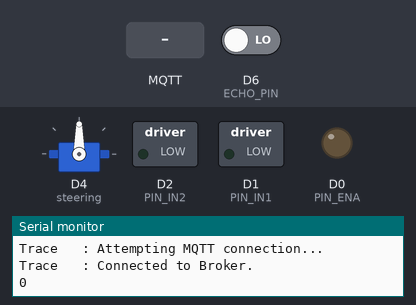
The sketch below on a simulated ESP8266 (NodeMCU). Shown: servo, switched loads named in the sketch (green lamp = pin HIGH), output pins drawn as LEDs (lit = HIGH), the last lines printed to the serial monitor. The test bench sets the inputs (shaded band); at power-on: D6 (ECHO_PIN) LOW. WiFi joins after 1.5 s; servers stay silent unless stated; no MQTT or app messages arrive unless stated; pins used as bus, display or sensor lines are not drawn.

Above: at 3.2 s.
3.3 s: MQTT message "on" arrives on the first subscribed topic
At 5.4 s:
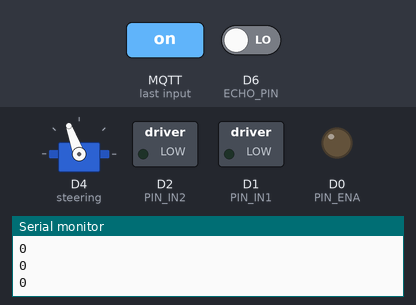
Timing chart, 0 to 6.9 s (numbered marks = the images above; inputs shaded):
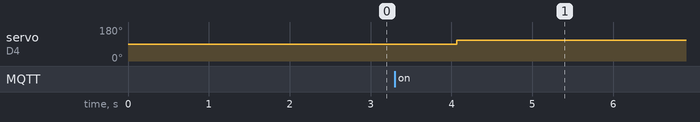

The sketch:

maqiatto.ino
```cpp
#include <ESP8266WiFi.h>
#include <Arduino.h>
#include <Servo.h>
#include "PubSubClient.h"
#include "Credentials.h"

// Definiera konstanter för WiFi timeout och pinnar
#define WIFI_TIMEOUT 1000

#define PIN_ENA D0
#define PIN_IN1 D1
#define PIN_IN2 D2

#define ECHO_PIN D6
#define TRIG_PIN D7

WiFiClient wifiClient;
PubSubClient mqttClient(wifiClient);

boolean mqttInitCompleted = false;
String clientId = "ianterzo.iot.esp.id" + String(ESP.getChipId());

Servo steering;

long lastDuration = 0;

// Funktion för att styra motorn
void moveMotor(int direction, int speed) {
  if (direction == 0) {
    digitalWrite(PIN_IN1, HIGH);
    digitalWrite(PIN_IN2, LOW);
  } else if (direction == 1) {
    digitalWrite(PIN_IN1, LOW);
    digitalWrite(PIN_IN2, HIGH);
  }
  analogWrite(PIN_ENA, speed);
}

// Funktion för att styra servon
void moveServo(int degrees) {
  steering.write(degrees);
}

// Callback-funktion för MQTT-data
void dataCallback(char* topic, byte* payload, unsigned int length) {
  if (strcmp(topic, TOPIC_MOVEMENT) == 0) {
    // Kontrollera om paketet är 2 byte
    if (length == 2) {
      byte byte1 = payload[0];
      byte byte2 = payload[1];

      // Extrahera booleanvärden
      boolean boolean1 = (byte1 >> 1) & 1;
      boolean boolean2 = byte1 & 1;

      // Extrahera heltal
      int integer = byte2;

      if (boolean1 == 0) {
        moveMotor(boolean2, integer);
      } else if (boolean1 == 1) {
        moveServo(integer);
      }
    }
  }
}

void setup() {
  Serial.begin(9600);
  Serial.setDebugOutput(true);

  // Anslut servon till pinne D2
  steering.attach(2);

  // Ställ in motorpinnar som utgångar
  pinMode(PIN_IN1, OUTPUT);
  pinMode(PIN_IN2, OUTPUT);
  pinMode(PIN_ENA, OUTPUT);

  // Ställ in ultraljudssensorpinnar
  pinMode(TRIG_PIN, OUTPUT);
  pinMode(ECHO_PIN, INPUT);

  // Anslut till WiFi-nätverk
  WiFi.begin(STA_SSID, STA_PASS);
  Serial.printf("Waiting for AP connection ...\n");
  while (WiFi.status() != WL_CONNECTED) {
    delay(1000);
    Serial.printf(".");
  }
  IPAddress ip = WiFi.localIP();
  Serial.printf("\nConnected to AP. IP : %d.%d.%d.%d\n", ip[0], ip[1], ip[2], ip[3]);

  // Konfigurera MQTT-klient
  mqttClient.setServer(MQTT_BROKER, MQTT_BROKER_PORT);
  mqttClient.setCallback(dataCallback);  // Ställ in callback-funktionen
  mqttInitCompleted = true;
}

// Funktion för att ansluta till MQTT
void performConnect() {
  uint16_t connectionDelay = 5000;
  while (!mqttClient.connected()) {
    Serial.printf("Trace   : Attempting MQTT connection...\n");
    if (mqttClient.connect(clientId.c_str(), MQTT_USERNAME, MQTT_KEY)) {
      Serial.printf("Trace   : Connected to Broker.\n");

      // Prenumerera på dina ämnen efter anslutning
      mqttClient.subscribe(TOPIC_MOVEMENT);
      mqttClient.subscribe(TOPIC_SENSOR);
    } else {
      Serial.printf("Error!  : MQTT Connect failed, rc = %d\n", mqttClient.state());
      Serial.printf("Trace   : Trying again in %d msec.\n", connectionDelay);
      delay(connectionDelay);
    }
  }
}

void loop() {
  if (mqttInitCompleted) {
    if (!mqttClient.connected()) {
      performConnect();
    } else {
      // Mät hastigheten med ultraljudsensor
      digitalWrite(TRIG_PIN, LOW);
      delayMicroseconds(2);
      digitalWrite(TRIG_PIN, HIGH);
      delayMicroseconds(15);

      long duration = pulseIn(ECHO_PIN, HIGH);
      Serial.println(duration);
      // Skicka "true" (1) när ett föremål är rakt under sensorn
      if (duration > 400) {
        int value = 1;
        byte converted = (byte)value; // Konvertera heltal till en byte
        mqttClient.publish(TOPIC_SENSOR, &converted, 1);
      }
    }
    mqttClient.loop();
  }
}
```

Credentials.h
```cpp
#ifndef ARDUINO_CREDENTIALS_H
#define ARDUINO_CREDENTIALS_H

/* WiFi Credentials to connect Internet */
#define STA_SSID "ABBgym_2.4"
#define STA_PASS "mittwifiarsabra"

/* Provide MQTT broker credentials as denoted in maqiatto.com. */
#define MQTT_BROKER       "maqiatto.com"
#define MQTT_BROKER_PORT  1883
#define MQTT_USERNAME     "ian.baldelli@gmail.com"
#define MQTT_KEY          "adrenaline123"


/* Provide topic as it is denoted in your topic list.
 * For example mine is : cadominna@gmail.com/topic1
 * To add topics, see https://www.maqiatto.com/configure
 */
#define TOPIC_MOVEMENT    "ian.baldelli@gmail.com/movement"
#define TOPIC_SENSOR   "ian.baldelli@gmail.com/sensor"

#endif /* ARDUINO_CREDENTIALS_H */
```

Measured:
- after the input at 3.3 s, servo on D4 (steering): 90° → 110° after 0.77 s
